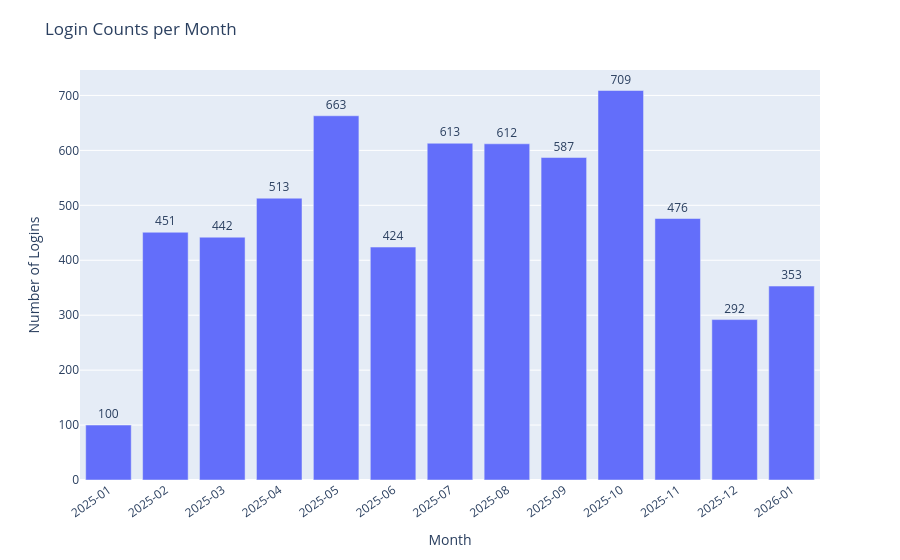

Notebook code cell kept with this figure:
### Code cell
import pandas as pd
import plotly.express as px

# ---- 1) Parse login timestamps robustly ----
df = login_df.copy()

ts = df["Timestamp"].astype(str).str.strip()
parsed = pd.to_datetime(ts, format="%Y-%m-%d %H:%M:%S", errors="coerce")
parsed = parsed.fillna(pd.to_datetime(ts, format="%m/%d/%Y %H:%M:%S", errors="coerce"))

df["Timestamp_Parsed"] = parsed
df = df.dropna(subset=["Timestamp_Parsed"])

# ---- 2) Aggregate logins per month ----
df["Month"] = df["Timestamp_Parsed"].dt.to_period("M").astype(str)

counts = df.groupby("Month").size().reset_index(name="Login Count")

# sort months chronologically
counts["Month_dt"] = pd.to_datetime(counts["Month"] + "-01")
counts = counts.sort_values("Month_dt").drop(columns=["Month_dt"])

month_order = counts["Month"].tolist()

# ---- 3) Plot ----
fig = px.bar(
    counts,
    x="Month",
    y="Login Count",
    title="Login Counts per Month",
    labels={"Month": "Month", "Login Count": "Number of Logins"},
    text="Login Count",
    category_orders={"Month": month_order},
)

fig.update_traces(textposition="outside", texttemplate="%{text}", cliponaxis=False)

fig.update_layout(
    xaxis=dict(
        type="category",
        tickmode="array",
        tickvals=month_order,   # show all months
        ticktext=month_order,
        tickangle=-35,
    ),
    margin=dict(t=70),
)

fig.show()

### Figure 1 — Plotly figure (JSON) as saved in the notebook; plotly's stock layout.template omitted (floating-point values rounded to 4 significant figures)
{"data": [{"cliponaxis": false, "hovertemplate": "Month=%{x}<br>Number of Logins=%{text}<extra></extra>", "legendgroup": "", "marker": {"color": "#636efa", "pattern": {"shape": ""}}, "name": "", "orientation": "v", "showlegend": false, "text": [100.0, 451.0, 442.0, 513.0, 663.0, 424.0, 613.0, 612.0, 587.0, 709.0, 476.0, 292.0, 353.0], "textposition": "outside", "texttemplate": "%{text}", "type": "bar", "x": ["2025-01", "2025-02", "2025-03", "2025-04", "2025-05", "2025-06", "2025-07", "2025-08", "2025-09", "2025-10", "2025-11", "2025-12", "2026-01"], "xaxis": "x", "y": [100, 451, 442, 513, 663, 424, 613, 612, 587, 709, 476, 292, 353], "yaxis": "y"}], "layout": {"barmode": "relative", "legend": {"tracegroupgap": 0}, "margin": {"t": 70}, "title": {"text": "Login Counts per Month"}, "xaxis": {"anchor": "y", "categoryarray": ["2025-01", "2025-02", "2025-03", "2025-04", "2025-05", "2025-06", "2025-07", "2025-08", "2025-09", "2025-10", "2025-11", "2025-12", "2026-01"], "categoryorder": "array", "domain": [0, 1], "tickangle": -35, "tickmode": "array", "ticktext": ["2025-01", "2025-02", "2025-03", "2025-04", "2025-05", "2025-06", "2025-07", "2025-08", "2025-09", "2025-10", "2025-11", "2025-12", "2026-01"], "tickvals": ["2025-01", "2025-02", "2025-03", "2025-04", "2025-05", "2025-06", "2025-07", "2025-08", "2025-09", "2025-10", "2025-11", "2025-12", "2026-01"], "title": {"text": "Month"}, "type": "category"}, "yaxis": {"anchor": "x", "domain": [0, 1], "title": {"text": "Number of Logins"}}}}
